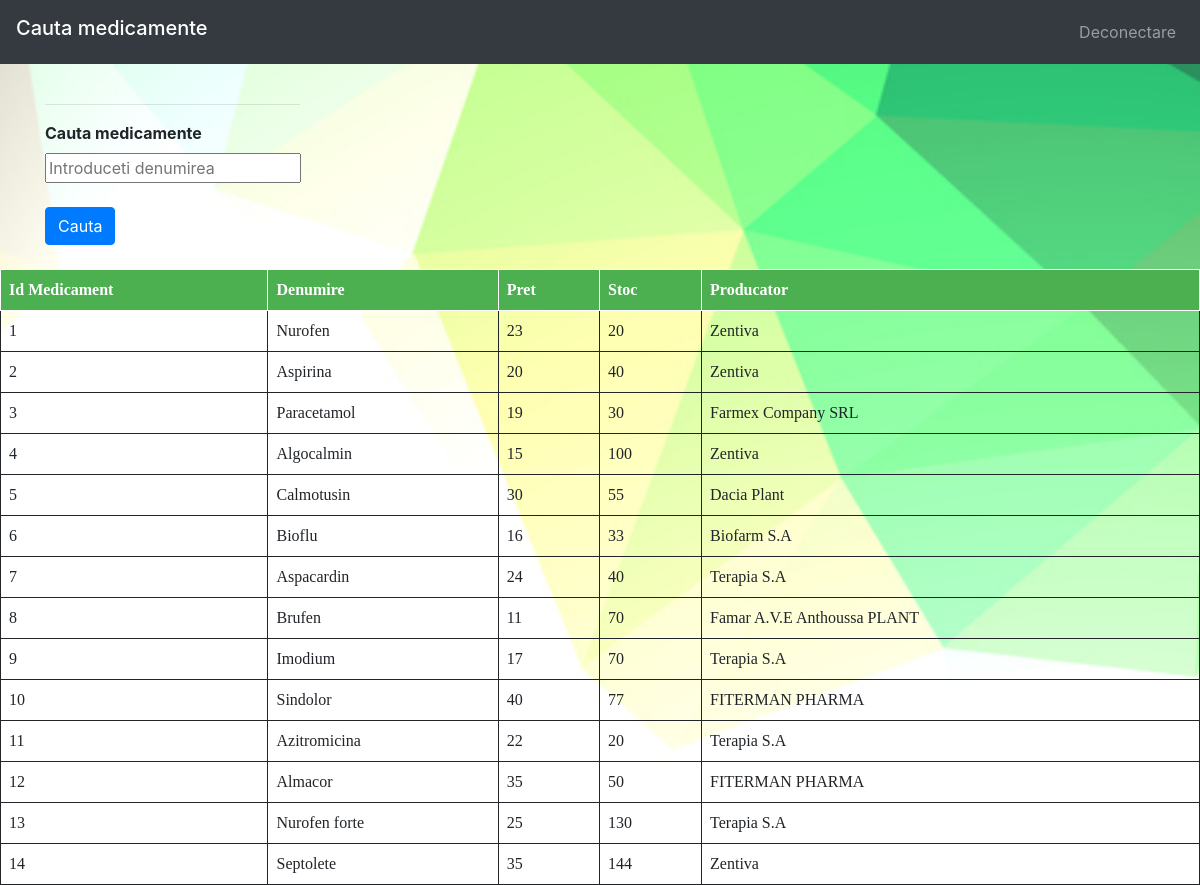
The app's page /PaginaCautaMedicamente.php with its own data.
### tables this page shows
CREATE TABLE `Medicament` (
  `idMedicament` int NOT NULL,
  `Denumire` varchar(100) DEFAULT NULL,
  `Pret` int DEFAULT NULL,
  `Stoc` int DEFAULT NULL,
  `Producator` varchar(50) DEFAULT NULL,
  PRIMARY KEY (`idMedicament`)
);

### config.php (the view, shortened to what this page needs)
<?php
class BDConnection
{
    public static function generateTable($th, $td) {
        echo '<table><tr>';
        foreach ($th as $header) {
        echo '<th>' . $header . '</th>';
        }
        echo '</tr>';
        foreach ($td as $key => $data) {
        echo '<tr>';
        foreach ($data as $key1 => $field) {
        echo '<td>' . $field . '</td>';
        }
        echo '</tr>';
        }
        echo '</table>';
        }
}

### PaginaMedicamente.php (shortened to what this page needs)
<?php
include_once 'config.php';
class CautaMedicamentee {
    public function getCautaMedica($Denumire) {
        $sql = "select * from ds220.Medicament WHERE Denumire LIKE '%$Denumire%'";
        BDConnection::generateTable(['Id Medicament', 'Denumire', 'Pret', 'Stoc', 'Producator'], BDConnection::runSQL($sql));
    }
}
?>
<!DOCTYPE html>
<html>
<head>
</head>
<body>
<nav class="navbar navbar-expand-lg navbar-dark bg-dark">
    <h3 class="navbar-brand text-white">Cauta medicamente</h3>
    <ul class="navbar-nav">
        <li class="nav-item">
            <a href="deconectare.php" class="nav-link">Deconectare</a>
        </li>
    </ul>
</nav>
</body>
</html>

### PaginaCautaMedicamente.php (shortened to what this page needs)
<?php
include_once 'PaginaMedicamente.php';
$cautaMedi=new CautaMedicamentee();
?>
<!DOCTYPE html>
<html>
<head>
    <link rel="stylesheet" type="text/css" href="css/bootstrap.min.css">
    <link rel="stylesheet" type="text/css" href="css/style1.css">
</head>
<body>
<div>
    <form action="PaginaCautaMedicamente.php" method="post">
        <div class="container">
            <div class="row">
                <div class="col-sm-3">
                    <br>
                    <hr class="mb-3">
                    <label for="denn"><b>Cauta medicamente</b></label>
                    <input type="text" <?php if (isset($_POST['search'])) echo 'value="'.$_POST['search'].'"';?>name="search" placeholder="Introduceti denumirea"><br><br>
                    <input class="btn btn-primary" type="submit" value="Cauta">
                </div>
            </div>
        </div>
    </form>
</div>
<br>
<?php
$cautaMedi->getCautaMedica($_POST['search']);
?>
</body>
</html>

### css/style1.css (style rules this page uses)
body { background: url('../imagini/pagacasa.jpg') no-repeat fixed center; background-size: cover; }
table { width: 100%; font-family: Times New Roman; }
th { border: 2px solid rgb(23, 235, 41); border-left: none; border-right: none; }
td, th { border: 1px solid; padding: 8px; }
th { padding-top: 8px; padding-bottom: 8px; text-align: left; background-color: #4CAF50; color: white; }

### records on screen
medicament: idMedicament "1", Denumire "Nurofen", Pret "23", Stoc "20", Producator "Zentiva"
medicament: idMedicament "2", Denumire "Aspirina", Pret "20", Stoc "40", Producator "Zentiva"
medicament: idMedicament "3", Denumire "Paracetamol", Pret "19", Stoc "30", Producator "Farmex Company SRL"
medicament: idMedicament "4", Denumire "Algocalmin", Pret "15", Stoc "100", Producator "Zentiva"
medicament: idMedicament "5", Denumire "Calmotusin", Pret "30", Stoc "55", Producator "Dacia Plant"
medicament: idMedicament "6", Denumire "Bioflu", Pret "16", Stoc "33", Producator "Biofarm S.A"
medicament: idMedicament "7", Denumire "Aspacardin", Pret "24", Stoc "40", Producator "Terapia S.A"
medicament: idMedicament "8", Denumire "Brufen", Pret "11", Stoc "70", Producator "Famar A.V.E Anthoussa PLANT"
medicament: idMedicament "9", Denumire "Imodium", Pret "17", Stoc "70", Producator "Terapia S.A"
medicament: idMedicament "10", Denumire "Sindolor", Pret "40", Stoc "77", Producator "FITERMAN PHARMA"
medicament: idMedicament "11", Denumire "Azitromicina", Pret "22", Stoc "20", Producator "Terapia S.A"
medicament: idMedicament "12", Denumire "Almacor", Pret "35", Stoc "50", Producator "FITERMAN PHARMA"
medicament: idMedicament "13", Denumire "Nurofen forte", Pret "25", Stoc "130", Producator "Terapia S.A"
medicament: idMedicament "14", Denumire "Septolete", Pret "35", Stoc "144", Producator "Zentiva"

### other values on screen
$header "Id Medicament"
$header "Denumire"
$header "Pret"
$header "Stoc"
$header "Producator"
